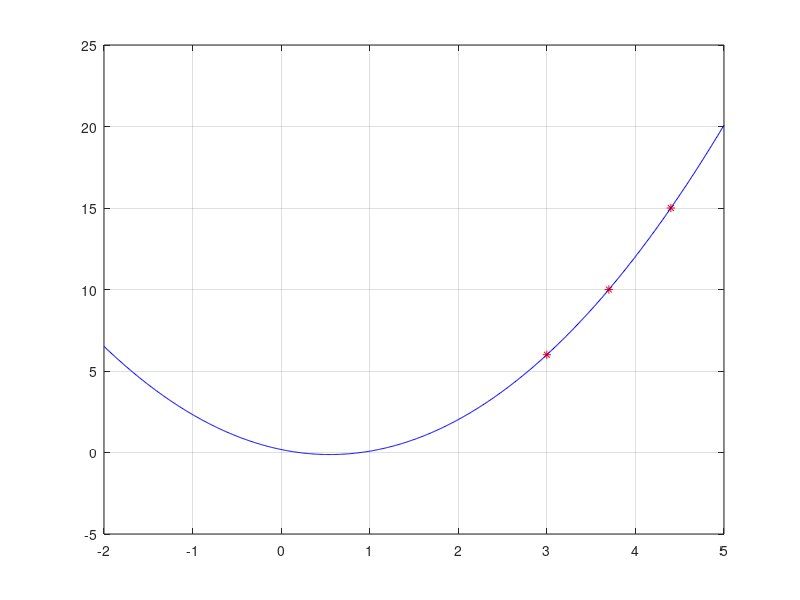

Here is the MATLAB script that generated this plot:
clc
clear all
close all

x=[3 3.7 4.4]';
y=[6 10 15]';
n=length(x);

A=[x.^2 x.^1 ones(n,1)]
b=y;
a=inv(A)*b

plot_range = -2:0.01:5;
pol = a(1)*plot_range.^2 + a(2)*plot_range.^1 + a(3)*plot_range.^0;

plot(x,y,'r*',plot_range,pol,'b-')
hold on
grid on